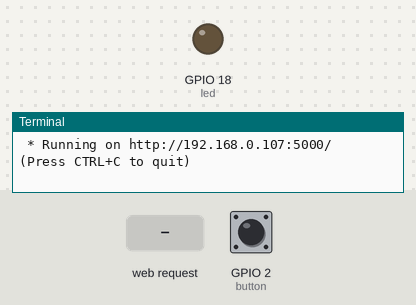
The program below on a simulated Raspberry Pi (BCM pin numbers). On the bench: output pins drawn as LEDs (lit = HIGH), the last lines printed to the terminal. Dashed ring = blinking. The test bench sets the inputs (shaded band); at power-on: GPIO 2 (button) HIGH. The clock reads 2024-03-15 10:24:30 at power-on unless the program sets it.

Above: at 1.2 s.
1.3 s: HTTP request for /blink received
At 10.1 s:
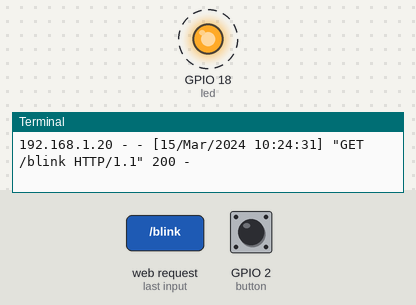
10.3 s: HTTP request for /light_on received
At 11.1 s:
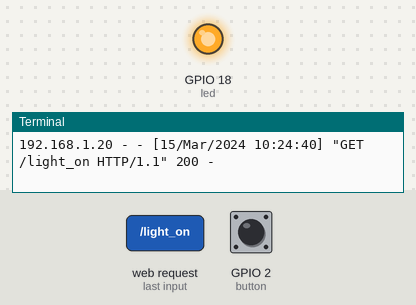
Timing chart, 0 to 12.8 s (numbered marks = the images above; inputs shaded):
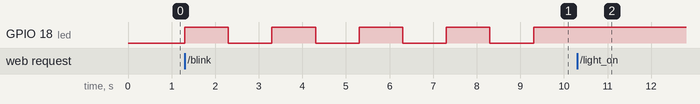

Measured:
- after the input at 1.3 s, GPIO 18 (led): alternates HIGH for 1.0 s and LOW for 1.0 s, starting at once
- after the input at 10.3 s, GPIO 18 (led): stays HIGH (without the input it goes to LOW after 0.00 s)

The program:

flask_led.py
```python
from flask import Flask
from time import sleep
from gpiozero import LED, Button
import dht11

instance = dht11.DHT11(pin=3)
led = LED(18)
button = Button(2)

def button_pressed():
    print('Temperature: %d F' % in_farenheit(result.temperature))

def get_temperature():
    while True:
        result = instance.read()
        if result.is_valid():
            return in_farenheit(result.temperature)

button.when_pressed = button_pressed

app = Flask(__name__)

@app.route('/temp')
def temperature():
    return 'Temperature: %d F' % get_temperature()

@app.route('/light_on')
def hello():
    led.on()
    return 'light on'

@app.route('/light_off')
def hello2():
    led.off()
    return 'light off'

@app.route('/blink')
def blink():
    led.blink()
    return 'blinking'

@app.route('/status')
def status():
    if led.is_lit:
        return 'light is on'
    elif not led.is_lit:
        return 'light is off'

def in_farenheit(temp):
    return (temp * (9/5)) + 32

if __name__ == '__main__':
    app.run('192.168.0.107')
```
